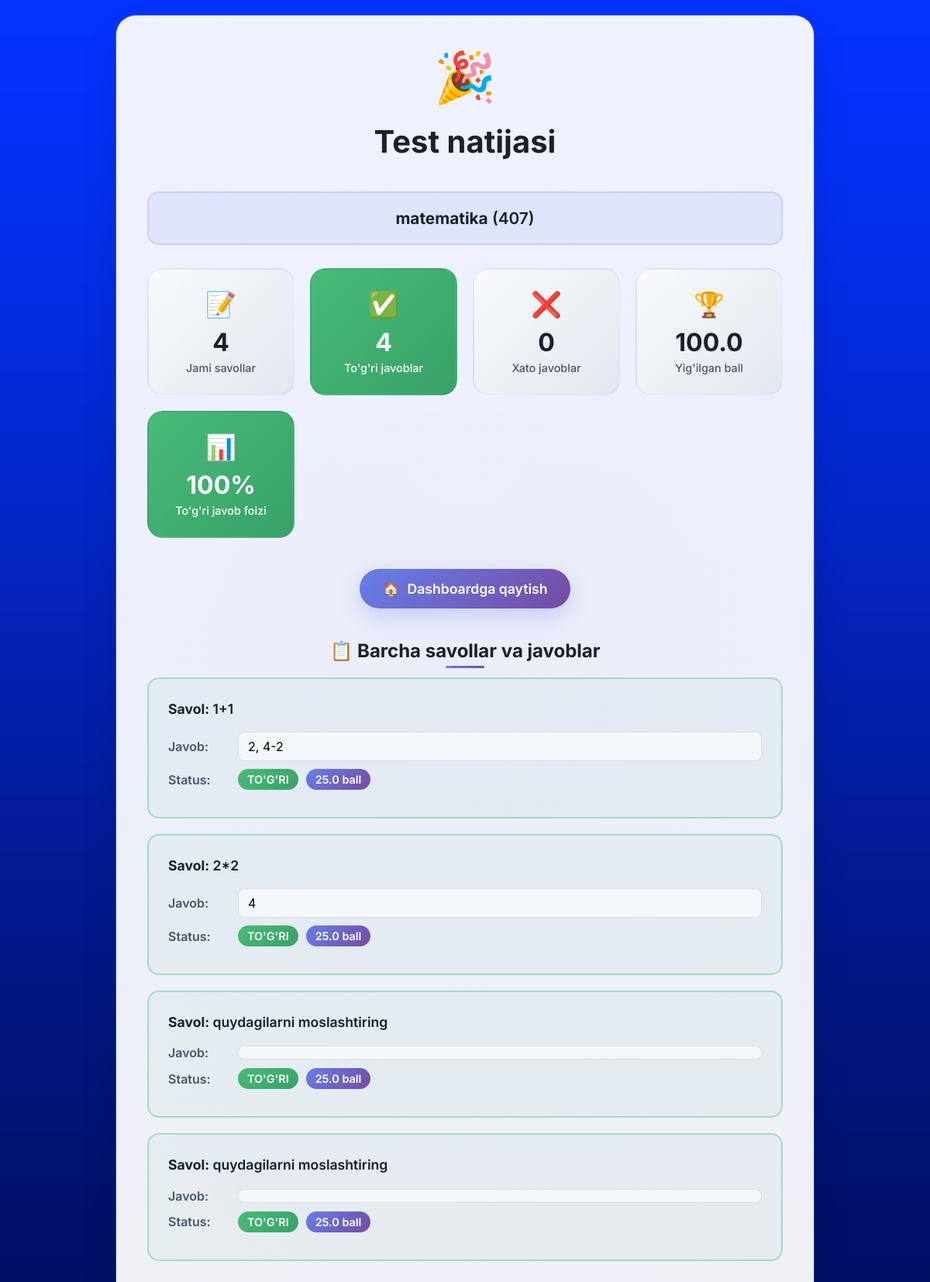
Page /api/test-api/result/71/ (signed in) on the committed database.
### main/models.py (models this page shows, shortened)
class StudentTest(models.Model):
    student = models.ForeignKey(User, on_delete=models.CASCADE, related_name='student_tests', verbose_name="Talaba")
    test = models.ForeignKey(Test, on_delete=models.CASCADE, related_name='student_tests', verbose_name="Test")
    group = models.ForeignKey('Group', on_delete=models.CASCADE, null=True, blank=True, verbose_name="Guruh")
    subject = models.ForeignKey('Subject', on_delete=models.CASCADE, null=True, blank=True, verbose_name="Fan")
    semester = models.ForeignKey('Semester', on_delete=models.CASCADE, null=True, blank=True, verbose_name="Semestr")
    start_time = models.DateTimeField(auto_now_add=True, verbose_name="Boshlangan vaqt")
    end_time = models.DateTimeField(blank=True, null=True, verbose_name="Tugagan vaqt")
    total_score = models.FloatField(default=0, verbose_name="Umumiy ball")
    completed = models.BooleanField(default=False, verbose_name="Tugatilganmi")
    question_ids = models.JSONField(default=list, blank=True, verbose_name="Tanlangan savollar ID")
    can_retake = models.BooleanField(default=False, verbose_name="Qayta topshirishga ruxsat (controller)")
    overridden_score = models.FloatField(null=True, blank=True, verbose_name="Qo'lda o'zgartirilgan ball")
    pass_override = models.BooleanField(default=False, verbose_name="Majburan o'tkazish (override)")
    override_reason = models.TextField(null=True, blank=True, verbose_name="O'zgartirish sababi")
    overridden_by = models.ForeignKey('User', null=True, blank=True, on_delete=models.SET_NULL, related_name='overridden_tests', verbose_name="Kim o'zgartirdi")
    overridden_at = models.DateTimeField(null=True, blank=True, verbose_name="O'zgartirilgan vaqt")
    class Meta:
        verbose_name = "Talaba testi"
        verbose_name_plural = "Talaba testlari"
        constraints = [
            models.UniqueConstraint(
                fields=['student', 'group', 'subject', 'semester'],
                condition=models.Q(completed=True, can_retake=False),
                name='unique_student_group_subject_semester_once'
            )
        ]

class Test(models.Model):
    group = models.ForeignKey('Group', on_delete=models.CASCADE, related_name='tests', verbose_name="Guruh", null=True, blank=True)
    subject = models.ForeignKey('Subject', on_delete=models.CASCADE, related_name='tests', verbose_name="Fan")
    created_by = models.ForeignKey(User, on_delete=models.SET_NULL, null=True, related_name='created_tests', verbose_name="Yaratuvchi (Controller)")
    kafedra = models.ForeignKey('Kafedra', on_delete=models.SET_NULL, null=True, blank=True, related_name='tests', verbose_name='Kafedra')
    bulim = models.ForeignKey('Bulim', on_delete=models.SET_NULL, null=True, blank=True, related_name='tests', verbose_name="Bo'lim")
    question_count = models.PositiveIntegerField(verbose_name="Savollar soni")
    total_score = models.PositiveIntegerField(verbose_name="Umumiy ball")
    duration = models.DurationField(verbose_name="Test muddati")
    minutes = models.PositiveIntegerField(verbose_name="Test vaqti (daqiqa)", default=30)
    pass_percent = models.PositiveIntegerField(verbose_name="O'tish foizi", default=56, help_text="Talabaning foiz natijasi shu qiymatdan >= bo'lsa o'tgan hisoblanadi")
    active = models.BooleanField(default=True, verbose_name="Faol testmi")
    created_at = models.DateTimeField(auto_now_add=True, verbose_name="Yaratilgan sana")
    start_time = models.DateTimeField(auto_now_add=True, verbose_name="Boshlanish vaqti", blank=True, null=True)
    class Meta:
        verbose_name = "Test"
        verbose_name_plural = "Testlar"

class Subject(models.Model):
    name = models.CharField(max_length=255, verbose_name="Fan nomi")
    created_at = models.DateTimeField(auto_now_add=True, verbose_name="Yaratilgan sana")
    class Meta:
        verbose_name = "Fan"
        verbose_name_plural = "Fanlar"

class Group(models.Model):
    faculty = models.ForeignKey(Faculty, on_delete=models.CASCADE, related_name='groups', verbose_name="Fakultet")
    name = models.CharField(max_length=100, verbose_name="Guruh nomi")
    created_at = models.DateTimeField(auto_now_add=True, verbose_name="Yaratilgan sana")
    class Meta:
        verbose_name = "Guruh"
        verbose_name_plural = "Guruhlar"

class StudentAnswer(models.Model):
    student_test = models.ForeignKey(StudentTest, on_delete=models.CASCADE, related_name='answers', verbose_name="Talaba testi")
    question = models.ForeignKey(Question, on_delete=models.CASCADE, verbose_name="Savol")
    answer_option = models.ManyToManyField(AnswerOption, blank=True, verbose_name="Tanlangan javoblar")
    text_answer = models.TextField(blank=True, null=True, verbose_name="Matnli javob")
    is_correct = models.BooleanField(default=False, verbose_name="To‘g‘ri javobmi")
    score = models.FloatField(default=0, verbose_name="Ball")
    class Meta:
        verbose_name = "Talaba javobi"
        verbose_name_plural = "Talaba javoblari"

class Question(models.Model):
    QUESTION_TYPE_CHOICES = (
        ('single_choice', 'Bitta to‘g‘ri javob'),
        ('multiple_choice', 'Ko‘p to‘g‘ri javob'),
        ('fill_in_blank', 'Bo‘sh joyni to‘ldirish'),
        ('sentence_ordering', 'Jumlalarni tartiblash'),
        ('true_false', 'To‘g‘ri/Yolg‘on'),
        ('matching', 'Moslashtirish'),
    )
    subject = models.ForeignKey(Subject, on_delete=models.CASCADE, related_name='questions', verbose_name="Fan")
    text = models.TextField(verbose_name="Savol matni")
    question_type = models.CharField(max_length=20, choices=QUESTION_TYPE_CHOICES, verbose_name="Savol turi")
    image = models.ImageField(upload_to='questions/', blank=True, null=True, verbose_name="Rasm")
    created_by = models.ForeignKey(User, on_delete=models.SET_NULL, null=True, verbose_name="Yaratuvchi")
    created_at = models.DateTimeField(auto_now_add=True, verbose_name="Yaratilgan sana")
    updated_at = models.DateTimeField(auto_now=True, verbose_name="Yangilangan sana")
    class Meta:
        verbose_name = "Savol"
        verbose_name_plural = "Savollar"

class AnswerOption(models.Model):
    question = models.ForeignKey(Question, on_delete=models.CASCADE, related_name='answer_options', verbose_name="Savol")
    text = models.TextField(verbose_name="Javob matni", blank=True)  # Single/multi/fill uchun
    is_correct = models.BooleanField(default=False, verbose_name="To‘g‘ri javobmi")
    created_at = models.DateTimeField(auto_now_add=True, verbose_name="Yaratilgan sana")
    left = models.CharField(max_length=255, blank=True, null=True, verbose_name="So‘z (chap)")
    right = models.CharField(max_length=255, blank=True, null=True, verbose_name="Javob (o‘ng)")
    image = models.ImageField(upload_to='matching_answers/', blank=True, null=True, verbose_name="Matching javob rasm")
    class Meta:
        verbose_name = "Javob varianti"
        verbose_name_plural = "Javob variantlari"

### main/views_test_api.py (the view)
def testapi_result(request, stest_id):
    if not request.user.is_authenticated:
        return redirect('/api/login/')
    stest = StudentTest.objects.get(id=stest_id)
    question_ids = stest.question_ids if stest.question_ids else []
    if not question_ids:
        question_ids = request.session.get(f'test_{stest.test.id}_question_ids', [])
    if question_ids:
        answers = StudentAnswer.objects.filter(student_test=stest, question_id__in=question_ids)
    else:
        answers = StudentAnswer.objects.filter(student_test=stest)
    total = answers.count()
    correct = answers.filter(is_correct=True).count()
    incorrect = total - correct
    score = sum([a.score for a in answers])
    percent = int((correct / total) * 100) if total else 0
    detailed_answers = []
    for answer in answers:
        question = answer.question
        user_answer = ""
        correct_answer = ""
        if question.question_type == 'single_choice':
            if answer.answer_option.exists():
                user_answer = answer.answer_option.first().text
            correct_option = question.answer_options.filter(is_correct=True).first()
            correct_answer = correct_option.text if correct_option else ""
        elif question.question_type == 'multiple_choice':
            user_answer = ", ".join([opt.text for opt in answer.answer_option.all()])
            correct_answer = ", ".join([opt.text for opt in question.answer_options.filter(is_correct=True)])
        elif question.question_type in ['fill_in_blank', 'true_false', 'sentence_ordering']:
            user_answer = answer.text_answer or ""
            correct_option = question.answer_options.filter(is_correct=True).first()
            correct_answer = correct_option.text if correct_option else ""
        elif question.question_type == 'matching':
            user_answer = "Moslashtirish javobi"
            correct_answer = "To'g'ri moslashtirish"
        detailed_answers.append({
            'question': question,
            'user_answer': user_answer,
            'correct_answer': correct_answer,
            'is_correct': answer.is_correct,
            'score': answer.score
        })
    return render(request, 'test_api/result.html', {
        'stest': stest,
        'total': total,
        'correct': correct,
        'incorrect': incorrect,
        'score': score,
        'percent': percent,
        'answers': answers,
        'detailed_answers': detailed_answers
    })

### main/templates/test_api/result.html (shortened to what this page needs)
<!DOCTYPE html>
<html lang="uz">
<head>
</head>
<body>
    <div class="result-container">
        <div class="result-header">
            <span class="result-icon">🎉</span>
            <h2>Test natijasi</h2>
        </div>
        <div class="test-info">
            <div class="test-name">
                <strong>{{ stest.test.subject.name }}</strong> ({{ stest.test.group.name }})
            </div>
        </div>
        <div class="stats-grid">
            <div class="stat-card">
                <span class="stat-icon">📝</span>
                <div class="stat-value">{{ total }}</div>
                <div class="stat-label">Jami savollar</div>
            </div>
            <div class="stat-card success-stat">
                <span class="stat-icon">✅</span>
                <div class="stat-value">{{ correct }}</div>
                <div class="stat-label">To'g'ri javoblar</div>
            </div>
            <div class="stat-card">
                <span class="stat-icon">❌</span>
                <div class="stat-value">{{ incorrect }}</div>
                <div class="stat-label">Xato javoblar</div>
            </div>
            <div class="stat-card">
                <span class="stat-icon">🏆</span>
                <div class="stat-value">{{ score }}</div>
                <div class="stat-label">Yig'ilgan ball</div>
            </div>
            <div class="stat-card success-stat">
                <span class="stat-icon">📊</span>
                <div class="stat-value">{{ percent }}%</div>
                <div class="stat-label">To'g'ri javob foizi</div>
            </div>
        </div>
        <div class="actions-section">
            {% if request.user.role == 'student' %}
                <a href="/api/test-api/dashboard/" class="action-button">
                    <span>🏠</span>
                    <span>Dashboardga qaytish</span>
                </a>
            {% elif request.user.role == 'tutor' %}
                <a href="/api/login/tutor/dashboard/" class="action-button">
                    <span>🏠</span>
                    <span>Dashboardga qaytish</span>
                </a>
            {% elif request.user.role == 'employee' %}
                <a href="/api/login/employee/dashboard/" class="action-button">
                    <span>🏠</span>
                    <span>Dashboardga qaytish</span>
                </a>
            {% else %}
                <a href="/api/test-api/dashboard/" class="action-button">
                    <span>🏠</span>
                    <span>Dashboardga qaytish</span>
                </a>
            {% endif %}
        </div>
        <div class="details-section">
            <h3 class="section-title">📋 Barcha savollar va javoblar</h3>
            <ul class="questions-list">
                {% for answer in answers %}
                <li class="question-item {% if answer.is_correct %}correct{% else %}incorrect{% endif %}">
                    <div class="question-text">
                        <strong>Savol:</strong> {{ answer.question.text }}
                    </div>
                    <div class="answer-row">
                        <span class="answer-label">Javob:</span>
                        <div class="answer-content">
                            {% if answer.text_answer %}
                                {{ answer.text_answer }}
                            {% else %}
                                {% for opt in answer.answer_option.all %}
                                    {{ opt.text }}{% if not forloop.last %}, {% endif %}
                                {% endfor %}
                            {% endif %}
                        </div>
                    </div>
                    <div class="answer-row">
                        <span class="answer-label">Status:</span>
                        <span class="status-badge {% if answer.is_correct %}status-correct{% else %}status-incorrect{% endif %}">
                            {% if answer.is_correct %}To'g'ri{% else %}Xato{% endif %}
                        </span>
                        <span class="score-badge">{{ answer.score }} ball</span>
                    </div>
                </li>
                {% endfor %}
            </ul>
        </div>
    </div>
</body>
</html>

### rows in the picture
StudentTest: test.subject.name "matematika", test.group.name "407"
StudentAnswer: question.text "1+1", is_correct "TO'G'RI", score "25.0"
AnswerOption: text "2"
AnswerOption: text "4-2"
StudentAnswer: question.text "2*2", is_correct "TO'G'RI", score "25.0"
AnswerOption: text "4"
StudentAnswer: question.text "quydagilarni moslashtiring", is_correct "TO'G'RI", score "25.0"
StudentAnswer: question.text "quydagilarni moslashtiring", is_correct "TO'G'RI", score "25.0"

### other values in the picture
{{ total }} "4"
{{ correct }} "4"
{{ incorrect }} "0"
{{ score }} "100.0"
{{ percent }} "100"
